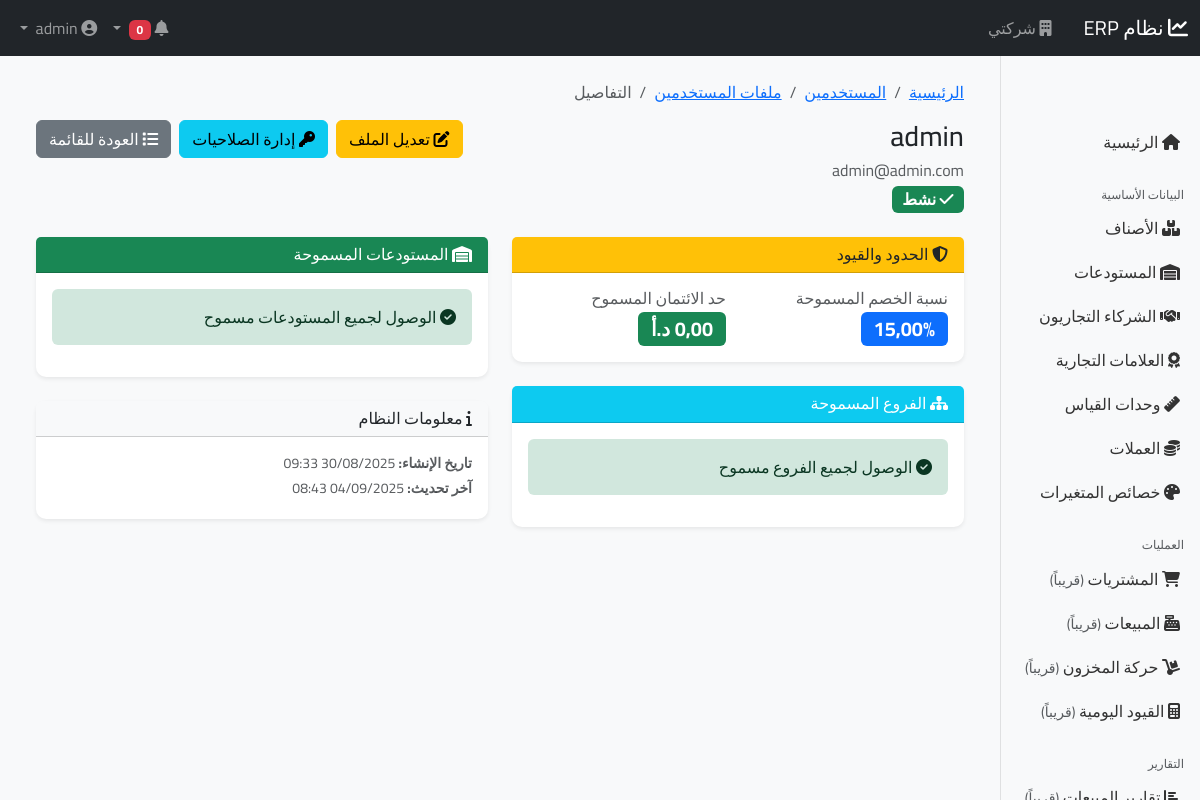
The page /profiles/1/ (signed in) on the database as committed earlier.
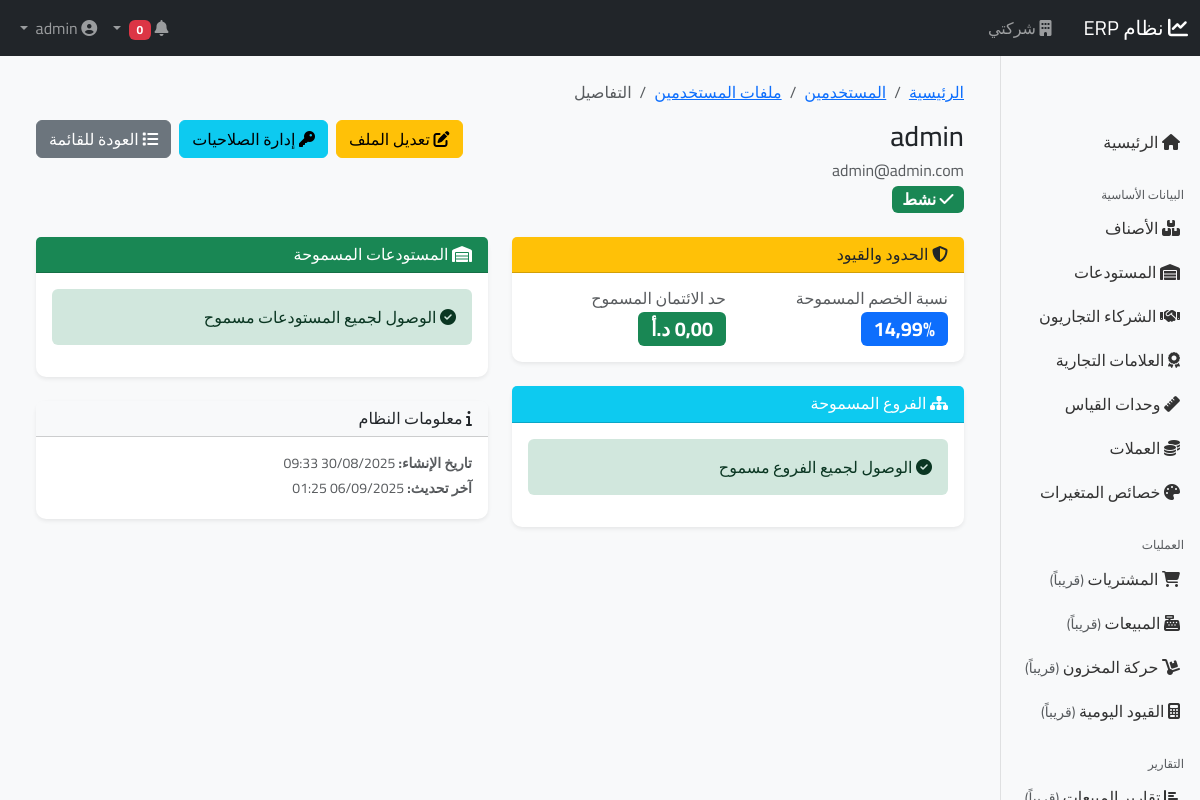
The same page on the database as committed later.
### apps/core/models.py (models this page shows, shortened)
class UserProfile(models.Model):
    user = models.OneToOneField(User, on_delete=models.CASCADE, related_name='profile')
    max_discount_percentage = models.DecimalField(_('نسبة الخصم المسموحة'), max_digits=5, decimal_places=2,
                                                  default=15.0)
    max_credit_limit = models.DecimalField(_('حد الائتمان المسموح'), max_digits=12, decimal_places=2, default=0)
    allowed_branches = models.ManyToManyField(Branch, verbose_name=_('الفروع المسموحة'), blank=True,
                                              help_text=_('فارغ = كل الفروع'))
    allowed_warehouses = models.ManyToManyField(Warehouse, verbose_name=_('المستودعات المسموحة'), blank=True,
                                                help_text=_('فارغ = كل المستودعات'))
    permission_groups = models.ManyToManyField(
        'PermissionGroup',
        blank=True,
        verbose_name=_('مجموعات الصلاحيات'),
        help_text=_('مجموعات الصلاحيات التي ينتمي إليها المستخدم')
    )
    created_at = models.DateTimeField(auto_now_add=True)
    updated_at = models.DateTimeField(auto_now=True)
    class Meta:
        verbose_name = _('ملف المستخدم')
        verbose_name_plural = _('ملفات المستخدمين')

class User(AbstractUser):
    phone = models.CharField(_('رقم الهاتف'), max_length=20, blank=True)
    emp_number = models.CharField(_('رقم الموظف'), max_length=20, blank=True, unique=True, null=True)
    company = models.ForeignKey(Company, on_delete=models.PROTECT, verbose_name=_('الشركة'), null=True, blank=True)
    branch = models.ForeignKey(Branch, on_delete=models.PROTECT, verbose_name=_('الفرع'), null=True, blank=True)
    default_warehouse = models.ForeignKey(Warehouse, on_delete=models.SET_NULL, null=True, blank=True,
                                          verbose_name=_('المستودع الافتراضي'), related_name='default_users')
    max_discount_percentage = models.DecimalField(_('نسبة الخصم المسموحة'), max_digits=5, decimal_places=2, default=0)
    signature = models.ImageField(_('التوقيع'), upload_to='signatures/', blank=True)
    ui_language = models.CharField(_('لغة الواجهة'), max_length=5, choices=[('ar', _('العربية')), ('en', _('English'))],
                                   default='ar')
    theme = models.CharField(_('المظهر'), max_length=20,
                             choices=[('light', _('فاتح')), ('dark', _('داكن')), ('auto', _('تلقائي'))],
                             default='light')
    is_active = models.BooleanField(_('نشط'), default=True)
    created_at = models.DateTimeField(auto_now_add=True)
    updated_at = models.DateTimeField(auto_now=True)
    class Meta:
        verbose_name = _('مستخدم')
        verbose_name_plural = _('المستخدمون')
    def can_access_branch(self, branch):
        if self.is_superuser:
            return True

### apps/core/views/user_profile_views.py (the view)
# urls.py: path('profiles/<int:pk>/', views.UserProfileDetailView.as_view(), name='profile_detail'),
class UserProfileDetailView(LoginRequiredMixin, PermissionRequiredMixin, UserMixin, DetailView):
    model = UserProfile
    template_name = 'core/user_profiles/profile_detail.html'
    context_object_name = 'profile'
    permission_required = 'core.view_userprofile'
    def get_context_data(self, **kwargs):
        context = super().get_context_data(**kwargs)
        context.update({
            'title': _('ملف المستخدم: %(name)s') % {
                'name': self.object.user.get_full_name() or self.object.user.username},
            'can_change': self.request.user.has_perm('core.change_userprofile'),
            'can_delete': self.request.user.has_perm('core.delete_userprofile'),
            'breadcrumbs': [
                {'title': _('الرئيسية'), 'url': reverse('core:dashboard')},
                {'title': _('المستخدمين'), 'url': reverse('core:user_list')},
                {'title': _('ملفات المستخدمين'), 'url': reverse('core:profile_list')},
                {'title': _('التفاصيل'), 'url': ''}
            ],
            'edit_url': reverse('core:profile_update', kwargs={'pk': self.object.pk}),
            'delete_url': reverse('core:profile_delete', kwargs={'pk': self.object.pk}),
            'permissions_url': reverse('core:user_permissions', kwargs={'user_id': self.object.user.pk}),
        })
        return context

### apps/core/context_processors.py (called while the page is built)
def system_settings(request):
    return {
        'SYSTEM_NAME': 'نظام ERP',
        'SYSTEM_VERSION': '1.0.0',
        'COMPANY_NAME': request.current_company.name if hasattr(request, 'current_company') and request.current_company else '',
        'BRANCH_NAME': request.current_branch.name if hasattr(request, 'current_branch') and request.current_branch else '',
        'CURRENCY': 'د.أ',  # الدينار الأردني
    }

### apps/core/mixins.py (called while the page is built)
    def get_queryset(self):
        queryset = super().get_queryset()
        user = self.request.user
        if user.is_superuser:
            return queryset
        if hasattr(user, 'company') and user.company:
            return queryset.filter(company=user.company)
        return queryset.filter(pk=user.pk)  # المستخدم يرى نفسه فقط

### apps/core/templates/core/user_profiles/profile_detail.html (shortened to what the changed rows need)
{% extends 'base/base.html' %}
{% load i18n static %}
{% block content %}
<div class="container-fluid py-4">
    <div class="d-flex justify-content-between align-items-start mb-4">
        <div>
            <h1 class="h3 mb-1">{{ profile.user.get_full_name|default:profile.user.username }}</h1>
            <p class="text-muted mb-1">{{ profile.user.email }}</p>
            <div class="d-flex align-items-center gap-3">
                {% if profile.user.is_active %}
                    <span class="badge bg-success fs-6">
                    </span>
                {% else %}
                    <span class="badge bg-secondary fs-6">
                        <i class="fas fa-times"></i> {% trans "غير نشط" %}
                    </span>
                {% endif %}
            </div>
        </div>
    </div>
    <div class="row">
        <div class="col-lg-6">
            <div class="card shadow-sm mb-4">
                <div class="card-body">
                    <div class="row g-4">
                        <div class="col-md-6">
                            <p class="mb-0">
                                <span class="badge bg-primary fs-5">{{ profile.max_discount_percentage }}%</span>
                            </p>
                        </div>
                        <div class="col-md-6">
                            <p class="mb-0">
                                <span class="badge bg-success fs-5">{{ profile.max_credit_limit|floatformat:2 }} د.أ</span>
                            </p>
                        </div>
                    </div>
                </div>
            </div>
        </div>
        <div class="col-lg-6">
            <div class="card shadow-sm mb-4">
                <div class="card-body">
                    <small class="text-muted d-block mb-1">
                        <strong>{% trans "تاريخ الإنشاء" %}:</strong> {{ profile.created_at|date:"d/m/Y H:i" }}
                    </small>
                    <small class="text-muted d-block mb-1">
                        <strong>{% trans "آخر تحديث" %}:</strong> {{ profile.updated_at|date:"d/m/Y H:i" }}
                    </small>
                </div>
            </div>
        </div>
    </div>
</div>
{% endblock %}

Rows that differ between the two databases and show on the page:
changed UserProfile "admin": max_discount_percentage "15,00" → "14,99"; updated_at "04/09/2025 08:43" → "06/09/2025 01:25"
